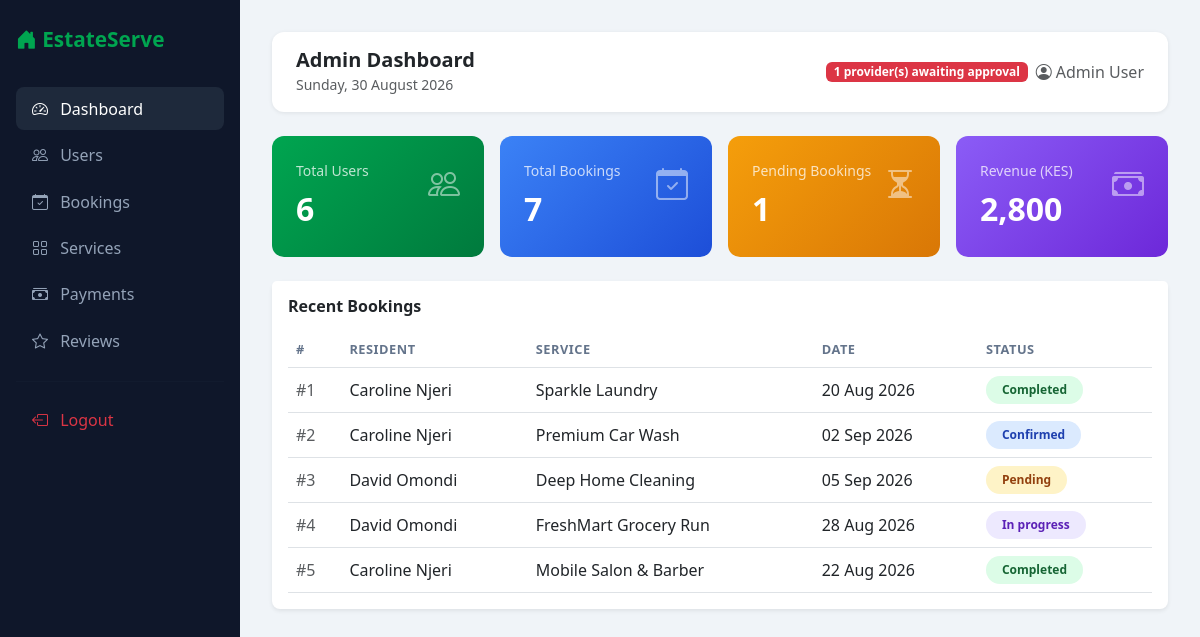
Page /admin/dashboard.php (signed in) on the committed database.
### tables this page shows
CREATE TABLE bookings (
    id           INT AUTO_INCREMENT PRIMARY KEY,
    resident_id  INT NOT NULL,
    service_id   INT NOT NULL,
    provider_id  INT NULL,
    booking_date DATE NOT NULL,
    booking_time TIME NOT NULL,
    address      VARCHAR(255) NOT NULL,
    notes        TEXT,
    status       ENUM('pending','confirmed','in_progress','completed','cancelled')
                 NOT NULL DEFAULT 'pending',
    created_at   TIMESTAMP NOT NULL DEFAULT CURRENT_TIMESTAMP,
    CONSTRAINT fk_bookings_resident FOREIGN KEY (resident_id)
        REFERENCES users(id)    ON DELETE CASCADE,
    CONSTRAINT fk_bookings_service  FOREIGN KEY (service_id)
        REFERENCES services(id) ON DELETE CASCADE,
    CONSTRAINT fk_bookings_provider FOREIGN KEY (provider_id)
        REFERENCES users(id)    ON DELETE SET NULL
);

CREATE TABLE users (
    id         INT AUTO_INCREMENT PRIMARY KEY,
    full_name  VARCHAR(150) NOT NULL,
    email      VARCHAR(150) NOT NULL UNIQUE,
    phone      VARCHAR(30)  NOT NULL,
    password   VARCHAR(255) NOT NULL,
    role       ENUM('admin','resident','provider','delivery') NOT NULL,
    status     ENUM('active','inactive','pending') NOT NULL DEFAULT 'active',
    created_at TIMESTAMP NOT NULL DEFAULT CURRENT_TIMESTAMP
);

CREATE TABLE services (
    id          INT AUTO_INCREMENT PRIMARY KEY,
    name        VARCHAR(150) NOT NULL,
    category    ENUM('laundry','car_washing','grocery','house_cleaning',
                     'plumbing','food_delivery','salon') NOT NULL,
    description TEXT,
    price       DECIMAL(10,2) NOT NULL DEFAULT 0,
    provider_id INT NULL,
    status      ENUM('available','unavailable') NOT NULL DEFAULT 'available',
    created_at  TIMESTAMP NOT NULL DEFAULT CURRENT_TIMESTAMP,
    CONSTRAINT fk_services_provider FOREIGN KEY (provider_id)
        REFERENCES users(id) ON DELETE SET NULL
);

### admin/dashboard.php (the view, shortened to what this page needs)
<?php
require_once '../includes/db.php';
$stats = [];
$stats['users']    = $pdo->query("SELECT COUNT(*) FROM users WHERE role != 'admin'")->fetchColumn();
$stats['bookings'] = $pdo->query("SELECT COUNT(*) FROM bookings")->fetchColumn();
$stats['pending']  = $pdo->query("SELECT COUNT(*) FROM bookings WHERE status = 'pending'")->fetchColumn();
$stats['revenue']  = $pdo->query("SELECT COALESCE(SUM(amount),0) FROM payments WHERE status = 'success'")->fetchColumn();
$stats['providers']= $pdo->query("SELECT COUNT(*) FROM users WHERE role = 'provider' AND status = 'pending'")->fetchColumn();
$recent = $pdo->query("
    SELECT b.id, u.full_name AS resident, s.name AS service, b.status, b.booking_date
    FROM bookings b
    JOIN users u ON b.resident_id = u.id
    JOIN services s ON b.service_id = s.id
    ORDER BY b.created_at DESC LIMIT 5
")->fetchAll();
?>
<!DOCTYPE html>
<html lang="en">
<head>
  <link href="https://cdn.jsdelivr.net/npm/bootstrap@5.3.0/dist/css/bootstrap.min.css" rel="stylesheet">
  <link href="https://cdn.jsdelivr.net/npm/bootstrap-icons@1.10.5/font/bootstrap-icons.css" rel="stylesheet">
</head>
<body>
<div class="sidebar">
  <span class="brand"><i class="bi bi-house-door-fill"></i> EstateServe</span>
  <nav class="nav flex-column">
    <a href="dashboard.php" class="nav-link active"><i class="bi bi-speedometer2"></i> Dashboard</a>
    <a href="users.php"     class="nav-link"><i class="bi bi-people"></i> Users</a>
    <a href="bookings.php"  class="nav-link"><i class="bi bi-calendar-check"></i> Bookings</a>
    <a href="services.php"  class="nav-link"><i class="bi bi-grid"></i> Services</a>
    <a href="payments.php"  class="nav-link"><i class="bi bi-cash-stack"></i> Payments</a>
    <a href="reviews.php"   class="nav-link"><i class="bi bi-star"></i> Reviews</a>
    <hr style="border-color:#1e293b">
    <a href="../logout.php" class="nav-link text-danger"><i class="bi bi-box-arrow-left"></i> Logout</a>
  </nav>
</div>
<div class="main">
  <div class="topbar">
    <div>
      <h5 class="mb-0 fw-bold">Admin Dashboard</h5>
      <small class="text-muted"><?= date('l, d F Y') ?></small>
    </div>
    <div class="d-flex align-items-center gap-2">
      <?php if ($stats['providers'] > 0): ?>
        <span class="badge bg-danger"><?= $stats['providers'] ?> provider(s) awaiting approval</span>
      <?php endif; ?>
      <span class="text-muted"><i class="bi bi-person-circle me-1"></i><?= htmlspecialchars($_SESSION['full_name']) ?></span>
    </div>
  </div>
  <div class="row g-3 mb-4">
    <div class="col-md-3">
      <div class="stat-card" style="background:linear-gradient(135deg,#00A550,#007a3d)">
        <div class="d-flex justify-content-between align-items-start">
          <div>
            <div class="opacity-75 small mb-1">Total Users</div>
            <div class="fs-2 fw-bold"><?= $stats['users'] ?></div>
          </div>
          <i class="bi bi-people fs-2 opacity-50"></i>
        </div>
      </div>
    </div>
    <div class="col-md-3">
      <div class="stat-card" style="background:linear-gradient(135deg,#3b82f6,#1d4ed8)">
        <div class="d-flex justify-content-between align-items-start">
          <div>
            <div class="opacity-75 small mb-1">Total Bookings</div>
            <div class="fs-2 fw-bold"><?= $stats['bookings'] ?></div>
          </div>
          <i class="bi bi-calendar-check fs-2 opacity-50"></i>
        </div>
      </div>
    </div>
    <div class="col-md-3">
      <div class="stat-card" style="background:linear-gradient(135deg,#f59e0b,#d97706)">
        <div class="d-flex justify-content-between align-items-start">
          <div>
            <div class="opacity-75 small mb-1">Pending Bookings</div>
            <div class="fs-2 fw-bold"><?= $stats['pending'] ?></div>
          </div>
          <i class="bi bi-hourglass-split fs-2 opacity-50"></i>
        </div>
      </div>
    </div>
    <div class="col-md-3">
      <div class="stat-card" style="background:linear-gradient(135deg,#8b5cf6,#6d28d9)">
        <div class="d-flex justify-content-between align-items-start">
          <div>
            <div class="opacity-75 small mb-1">Revenue (KES)</div>
            <div class="fs-2 fw-bold"><?= number_format($stats['revenue'], 0) ?></div>
          </div>
          <i class="bi bi-cash-stack fs-2 opacity-50"></i>
        </div>
      </div>
    </div>
  </div>
  <div class="card border-0 shadow-sm rounded-3">
    <div class="card-header bg-white border-0 pt-3 pb-0">
      <h6 class="fw-bold mb-0">Recent Bookings</h6>
    </div>
    <div class="card-body">
      <?php if (empty($recent)): ?>
        <p class="text-muted text-center py-3">No bookings yet.</p>
      <?php else: ?>
      <table class="table table-hover align-middle mb-0">
        <thead>
          <tr>
            <th>#</th>
            <th>Resident</th>
            <th>Service</th>
            <th>Date</th>
            <th>Status</th>
          </tr>
        </thead>
        <tbody>
          <?php foreach ($recent as $b): ?>
          <tr>
            <td class="text-muted">#<?= $b['id'] ?></td>
            <td><?= htmlspecialchars($b['resident']) ?></td>
            <td><?= htmlspecialchars($b['service']) ?></td>
            <td><?= date('d M Y', strtotime($b['booking_date'])) ?></td>
            <td>
              <span class="badge badge-status-<?= $b['status'] ?> px-3 py-2 rounded-pill">
                <?= ucfirst(str_replace('_',' ',$b['status'])) ?>
              </span>
            </td>
          </tr>
          <?php endforeach; ?>
        </tbody>
      </table>
      <?php endif; ?>
    </div>
  </div>
</div>
</body>
</html>

### admin/dashboard.php (style rules this page uses)
body { background: #f0f4f8; }
.sidebar { background: #0f172a; min-height: 100vh; width: 240px; position: fixed; top: 0; left: 0; padding: 1.5rem 1rem; }
.sidebar .brand { color: #00A550; font-weight: 700; font-size: 1.3rem; margin-bottom: 2rem; display: block; }
.sidebar .nav-link { color: #94a3b8; border-radius: 8px; padding: .6rem 1rem; margin-bottom: .2rem; }
.sidebar .nav-link:hover, .sidebar .nav-link.active { background: #1e293b; color: #fff; }
.sidebar .nav-link i { margin-right: 8px; }
.main { margin-left: 240px; padding: 2rem; }
.stat-card { border: none; border-radius: 12px; padding: 1.5rem; color: #fff; }
.topbar { background: #fff; border-radius: 12px; padding: 1rem 1.5rem; margin-bottom: 1.5rem; display: flex; justify-content: space-between; align-items: center; box-shadow: 0 1px 4px rgba(0,0,0,.08); }
.badge-status-pending { background: #fef3c7; color: #92400e; }
.badge-status-confirmed { background: #dbeafe; color: #1e40af; }
.badge-status-completed { background: #dcfce7; color: #166534; }
.badge-status-in_progress { background: #ede9fe; color: #5b21b6; }
.table th { font-size: .8rem; text-transform: uppercase; letter-spacing: .04em; color: #64748b; }

### rows in the picture
bookings: id "1", resident.full_name "Caroline Njeri", service.name "Sparkle Laundry", booking_date "20 Aug 2026", status "Completed"
bookings: id "2", resident.full_name "Caroline Njeri", service.name "Premium Car Wash", booking_date "02 Sep 2026", status "Confirmed"
bookings: id "3", resident.full_name "David Omondi", service.name "Deep Home Cleaning", booking_date "05 Sep 2026", status "Pending"
bookings: id "4", resident.full_name "David Omondi", service.name "FreshMart Grocery Run", booking_date "28 Aug 2026", status "In progress"
bookings: id "5", resident.full_name "Caroline Njeri", service.name "Mobile Salon & Barber", booking_date "22 Aug 2026", status "Completed"

### other values in the picture
$stats['providers'] "1"
$_SESSION['full_name'] "Admin User"
$stats['users'] "6"
$stats['bookings'] "7"
$stats['pending'] "1"
$stats['revenue'] "2,800"
